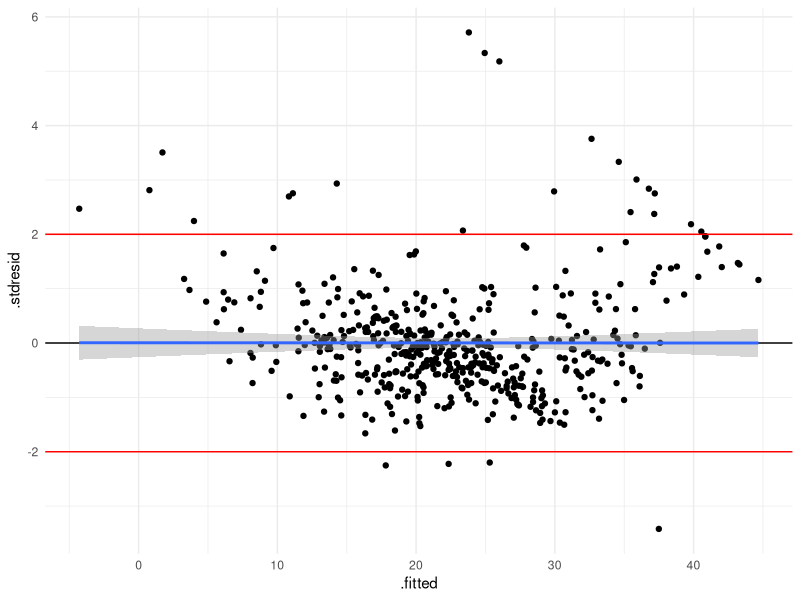
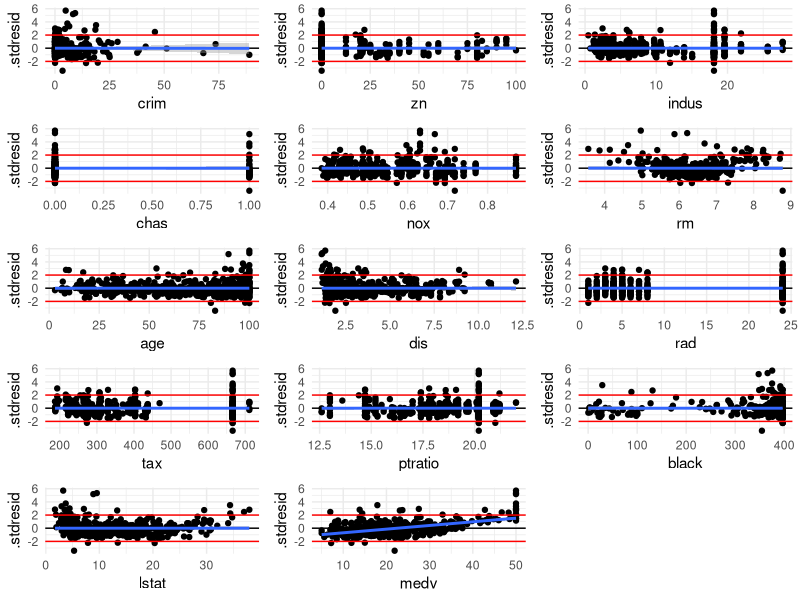
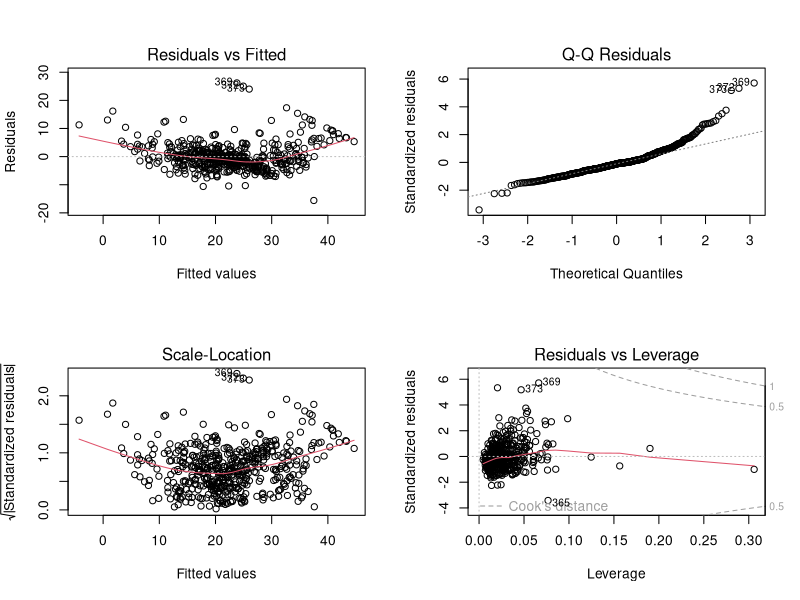
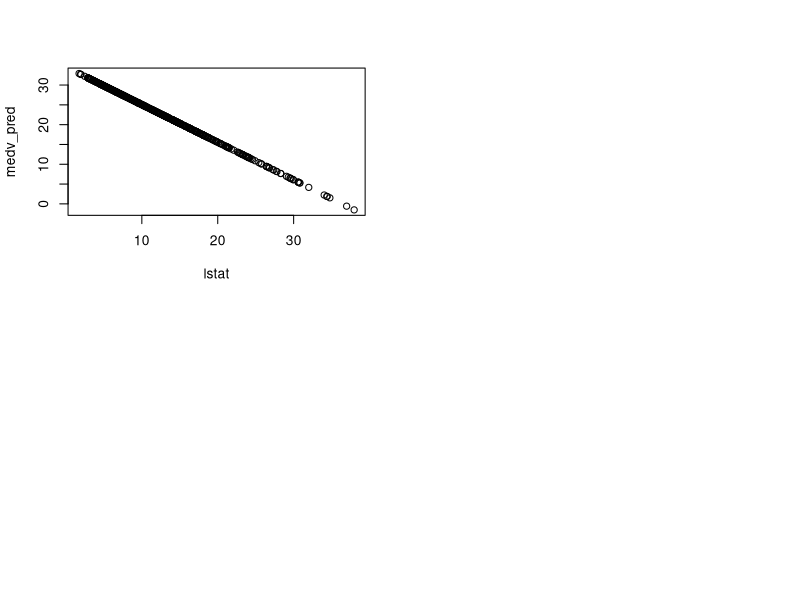
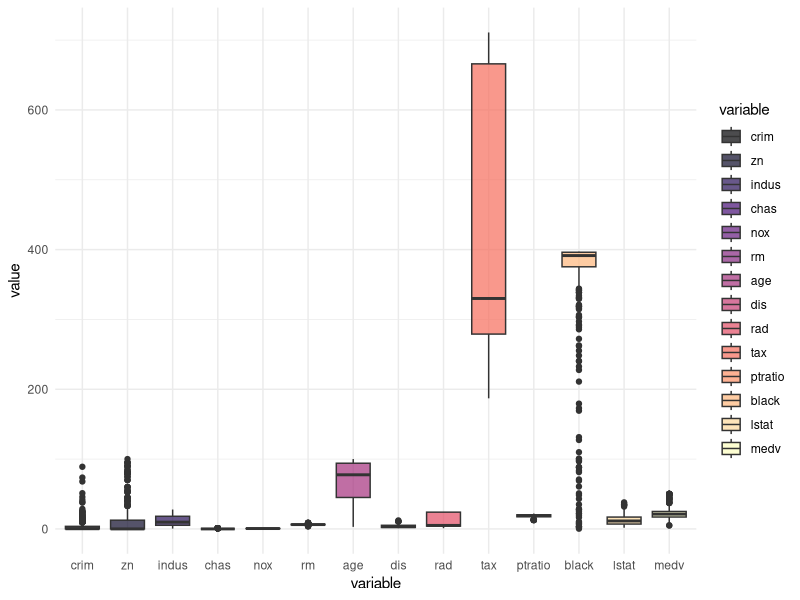
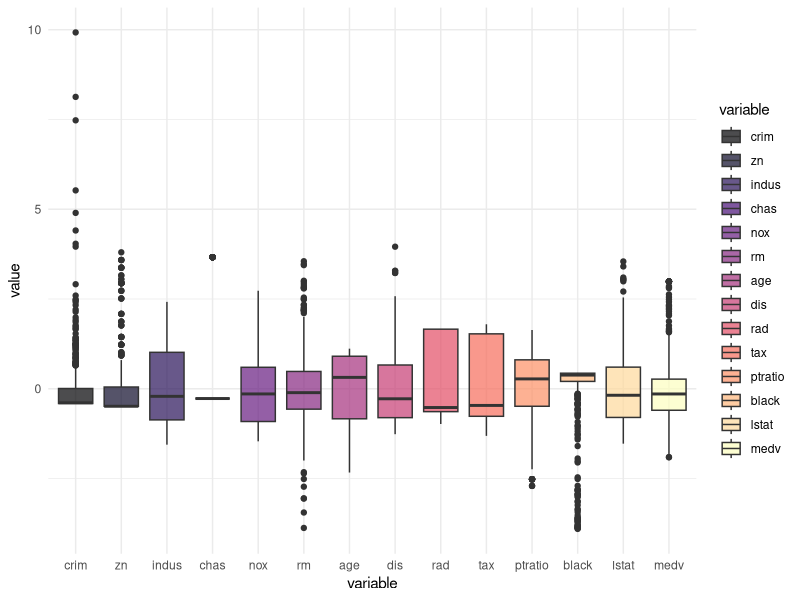
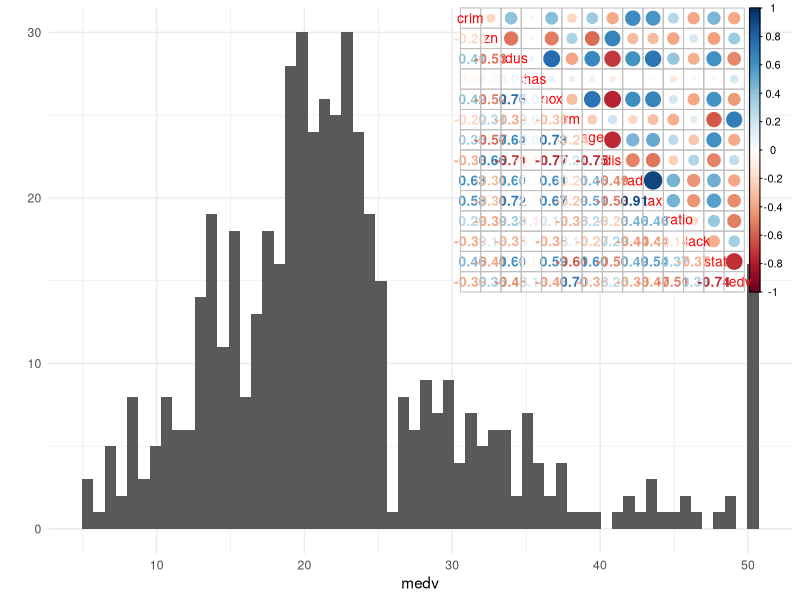
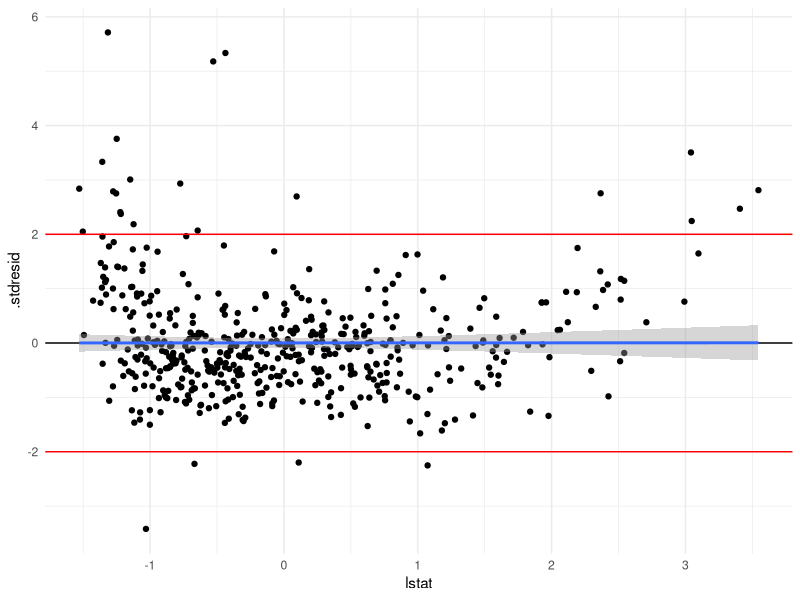

The R source for these figures, in order:
## ---- chunk 1
knitr::opts_chunk$set(echo = TRUE)
library(MASS)
library(gridExtra)
library(corrplot)
library(car)
library(tidyverse)
library(caTools)
library(viridis)
theme_set(theme_minimal())
## ---- chunk 2
df <- Boston
## ---- chunk 3
df_pred_stand <- df %>% mutate_at(vars(-medv), scale)
full_st = lm(medv~., data= df_pred_stand)
summary(full_st)

## ---- chunk 4

gg_resid <- ggplot(data = full_st, aes(x = .fitted, y = .stdresid)) + 
  geom_point() + 
  geom_hline(yintercept = 0) +
  geom_smooth(formula = y ~ x, method = "lm") +
  geom_hline(yintercept = 2, color = "red") +
  geom_hline(yintercept = -2, color = "red")
gg_resid

## ---- chunk 5

ggres <- function(cols_x){
  gg_resid + 
    aes(x = df[[cols_x]]) + 
    xlab(cols_x)
}

cols <- colnames(df)
pp <- lapply(cols, ggres)
n <- length(pp)
nCol <- floor(sqrt(n))
do.call("grid.arrange", c(pp, ncol=nCol))

## ---- chunk 6


par(mfrow=c(2,2))
plot(full_st)

## ---- chunk 7

lstat <- df %>% pull(lstat)
medv_pred <- predict(lm(medv ~ lstat, df))
df_for_lstat <- data.frame(lstat = lstat, medv_pred = medv_pred)
plot(df_for_lstat)

## ---- chunk 8
nrow(df)
## ---- chunk 9
require(reshape2)
ggplot(data = melt(df), aes(x=variable, y=value)) + geom_boxplot(aes(fill=variable)) +
   scale_fill_viridis_d(option = "A", alpha = 0.7)
## ---- chunk 10
require(reshape2)
df_scaled <- df %>% mutate_all(scale)
ggplot(data = melt(df_scaled), aes(x=variable, y=value)) + geom_boxplot(aes(fill=variable)) +
   scale_fill_viridis_d(option = "A", alpha = 0.7)

## ---- chunk 11

qplot(x=medv,data=df,geom='histogram', bins = 60)

## ---- chunk 12

vif(full_st)

## ---- chunk 13

df_cor = cor(df)
corrplot.mixed(df_cor)

## ---- chunk 14

summary(full_st)

## ---- chunk 15


par(mfrow=c(2,2))
gg_resid + aes(x = lstat)

## ---- chunk 16
plot(medv ~ lstat, data = df)
## ---- chunk 17
model2 <- lm(medv~.-age-indus+I(lstat^2)+ lstat*rad,data=df_pred_stand)
summary(model2)
## ---- chunk 18
gg_resid <- ggplot(data = model2, aes(x = .fitted, y = .stdresid)) + 
  geom_point() + 
  geom_hline(yintercept = 0) +
  geom_smooth(formula = y ~ x, method = "lm") +
  geom_hline(yintercept = 2, color = "red") +
  geom_hline(yintercept = -2, color = "red")
gg_resid + aes(x = zn)
## ---- chunk 19
residuals <- data.frame('Residuals' = model2$residuals)
res_hist <- ggplot(residuals, aes(x=Residuals)) + geom_histogram(color='black', fill='#de7065ff') + ggtitle('Histogram of Residuals')
res_hist
## ---- chunk 20

set.seed(3148842)
split <- sample.split(df_pred_stand,SplitRatio = 0.75) 
train <- subset(df_pred_stand,split==TRUE)
test <- subset(df_pred_stand,split==FALSE)

test$predicted.medv <- predict(model2,test)
pl1 <-test %>% 
  ggplot(aes(medv,predicted.medv)) +
  geom_point(alpha=0.5) + 
  stat_smooth(aes(colour='black')) +
  xlab('Actual value of medv') +
  ylab('Predicted value of medv') +
  theme_bw()

pl1
